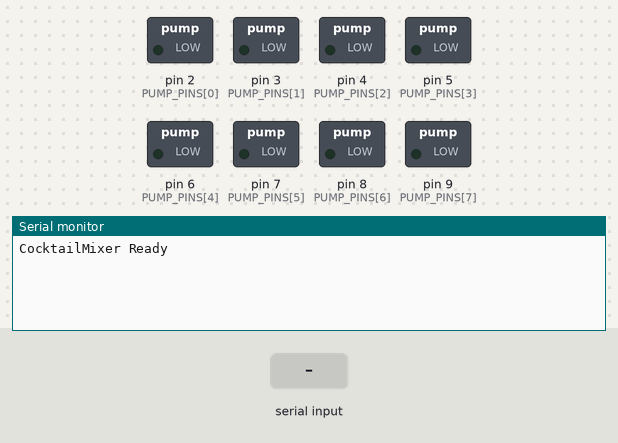
This sketch was run on a simulated Arduino Uno, built with avr-gcc and run on an emulated ATmega328P. Shown: switched loads named in the sketch (green lamp = pin HIGH), the last lines printed to the serial monitor. Inputs (shaded band) come from the test bench.

Above: at 1.2 s.
1.3 s: "STATUS,1\n" received over Serial
At 2.1 s:
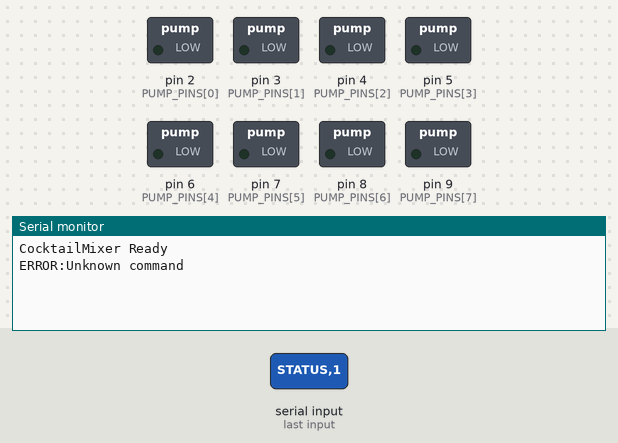
2.8 s: "START:\n" received over Serial
At 3.2 s:
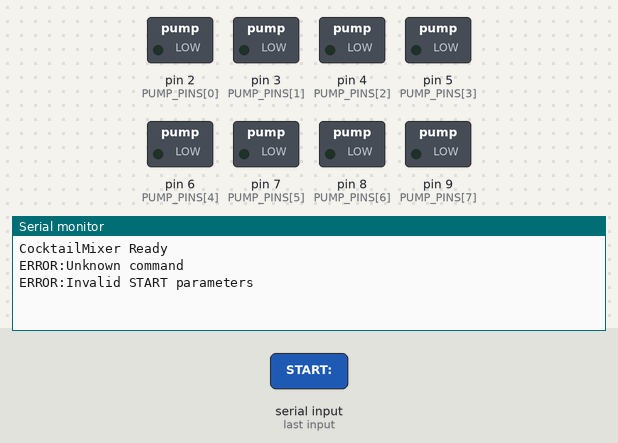
4.3 s: "STOP:\n" received over Serial
At 5.5 s:
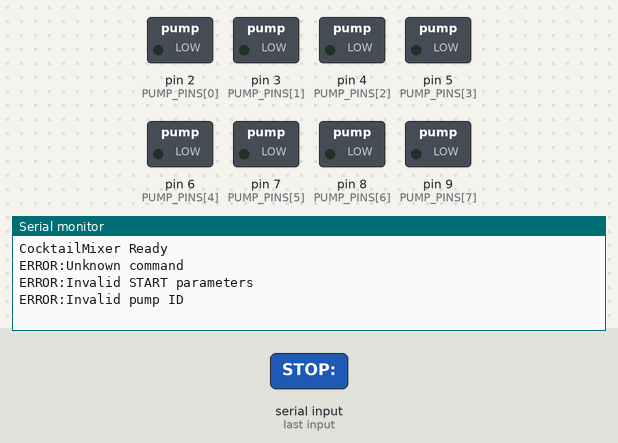

Measured:
- after the input at 1.3 s, the serial monitor: prints a new line at once (image 1)
- after the input at 2.8 s, the serial monitor: prints a new line at once (image 2)
- after the input at 4.3 s, the serial monitor: prints a new line at once (image 3)

The sketch:

pump_controller.ino
```cpp
/*
 * CocktailMixer Pump Controller
 *
 * Controls multiple pumps via relay module based on serial commands
 *
 * Commands:
 * - START:<pump_id>,<duration_ms> - Start pump for specified duration
 * - STOP:<pump_id> - Stop specific pump
 * - STOP:ALL - Stop all pumps
 * - STATUS - Get current status
 *
 * Responses:
 * - OK - Command successful
 * - ERROR:<message> - Command failed
 * - STATUS:<state> - Current status
 */

// Configuration
const int NUM_PUMPS = 8;
const int PUMP_PINS[] = {2, 3, 4, 5, 6, 7, 8, 9};  // Relay pins for pumps
const int BAUD_RATE = 9600;

// Pump state tracking
unsigned long pumpStopTimes[NUM_PUMPS];  // When each pump should stop
bool pumpActive[NUM_PUMPS];              // Whether each pump is active

void setup() {
  Serial.begin(BAUD_RATE);

  // Initialize pump pins as outputs
  for (int i = 0; i < NUM_PUMPS; i++) {
    pinMode(PUMP_PINS[i], OUTPUT);
    digitalWrite(PUMP_PINS[i], LOW);  // Relays off (pumps off)
    pumpActive[i] = false;
    pumpStopTimes[i] = 0;
  }

  Serial.println("CocktailMixer Ready");
}

void loop() {
  // Check for serial commands
  if (Serial.available() > 0) {
    String command = Serial.readStringUntil('\n');
    command.trim();
    handleCommand(command);
  }

  // Check pump timers
  updatePumps();
}

void handleCommand(String command) {
  if (command.startsWith("START:")) {
    handleStartCommand(command.substring(6));
  } else if (command.startsWith("STOP:")) {
    handleStopCommand(command.substring(5));
  } else if (command == "STATUS") {
    handleStatusCommand();
  } else {
    Serial.println("ERROR:Unknown command");
  }
}

void handleStartCommand(String params) {
  // Parse: <pump_id>,<duration_ms>
  int commaIndex = params.indexOf(',');
  if (commaIndex == -1) {
    Serial.println("ERROR:Invalid START parameters");
    return;
  }

  int pumpId = params.substring(0, commaIndex).toInt();
  unsigned long duration = params.substring(commaIndex + 1).toInt();

  // Validate pump ID (1-indexed from Python)
  if (pumpId < 1 || pumpId > NUM_PUMPS) {
    Serial.println("ERROR:Invalid pump ID");
    return;
  }

  // Convert to 0-indexed
  int pumpIndex = pumpId - 1;

  // Start the pump
  digitalWrite(PUMP_PINS[pumpIndex], HIGH);
  pumpActive[pumpIndex] = true;
  pumpStopTimes[pumpIndex] = millis() + duration;

  Serial.println("OK");
}

void handleStopCommand(String params) {
  params.trim();

  if (params == "ALL") {
    // Stop all pumps
    for (int i = 0; i < NUM_PUMPS; i++) {
      stopPump(i);
    }
    Serial.println("OK");
  } else {
    // Stop specific pump
    int pumpId = params.toInt();

    if (pumpId < 1 || pumpId > NUM_PUMPS) {
      Serial.println("ERROR:Invalid pump ID");
      return;
    }

    int pumpIndex = pumpId - 1;
    stopPump(pumpIndex);
    Serial.println("OK");
  }
}

void handleStatusCommand() {
  // Count active pumps
  int activeCount = 0;
  for (int i = 0; i < NUM_PUMPS; i++) {
    if (pumpActive[i]) {
      activeCount++;
    }
  }

  if (activeCount > 0) {
    Serial.print("STATUS:mixing(");
    Serial.print(activeCount);
    Serial.println(" active)");
  } else {
    Serial.println("STATUS:idle");
  }
}

void updatePumps() {
  unsigned long currentTime = millis();

  for (int i = 0; i < NUM_PUMPS; i++) {
    if (pumpActive[i] && currentTime >= pumpStopTimes[i]) {
      stopPump(i);
    }
  }
}

void stopPump(int pumpIndex) {
  digitalWrite(PUMP_PINS[pumpIndex], LOW);
  pumpActive[pumpIndex] = false;
  pumpStopTimes[pumpIndex] = 0;
}
```
